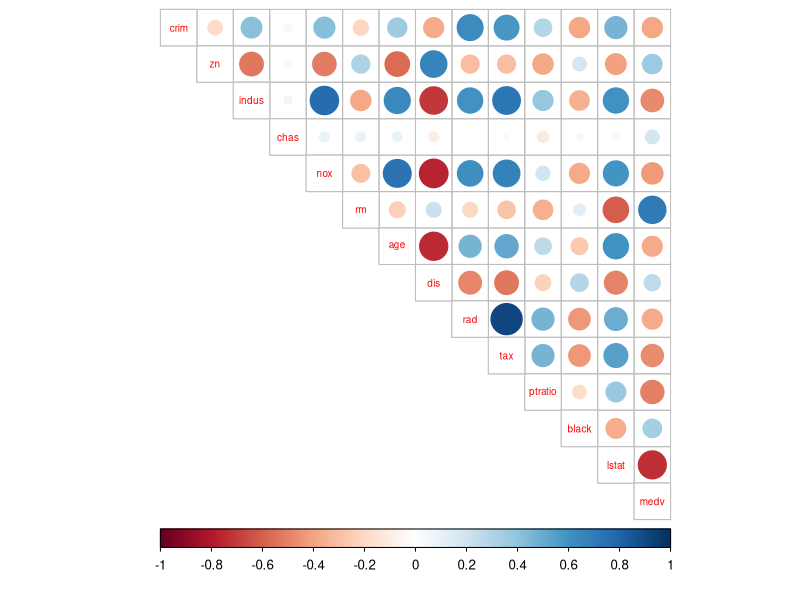
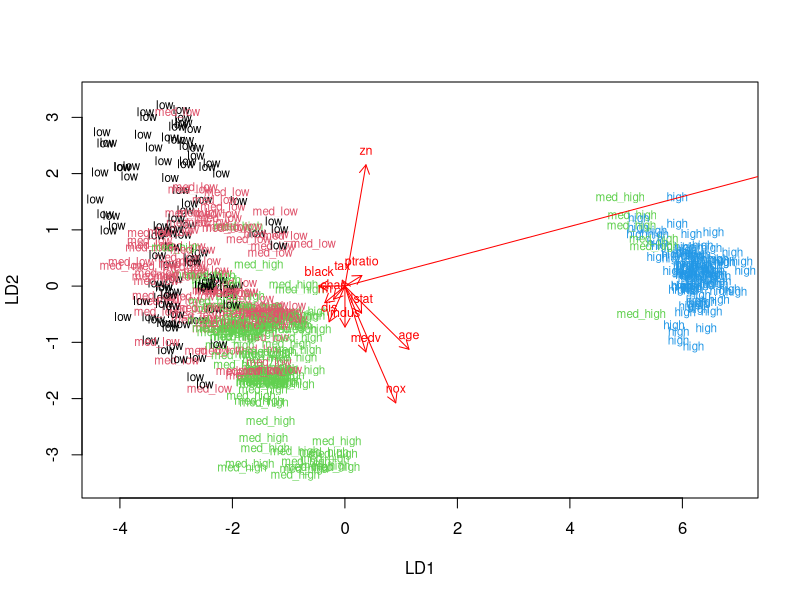
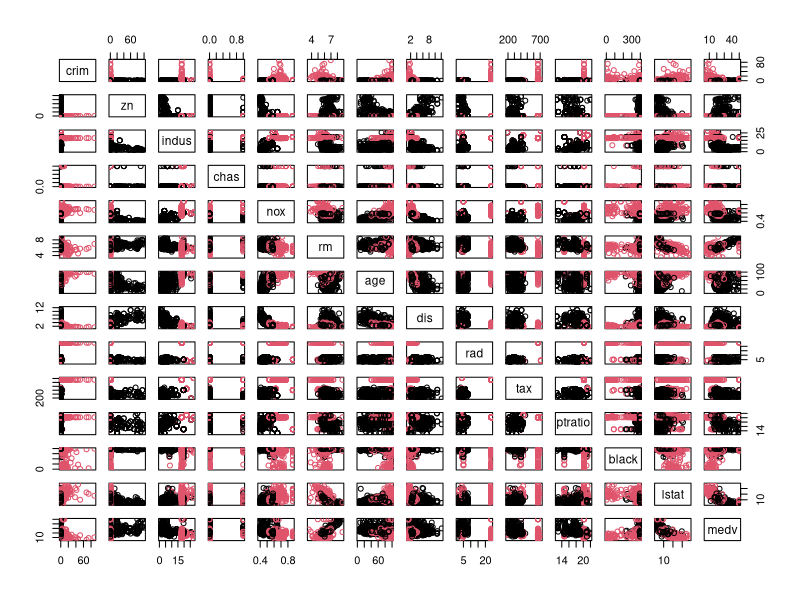
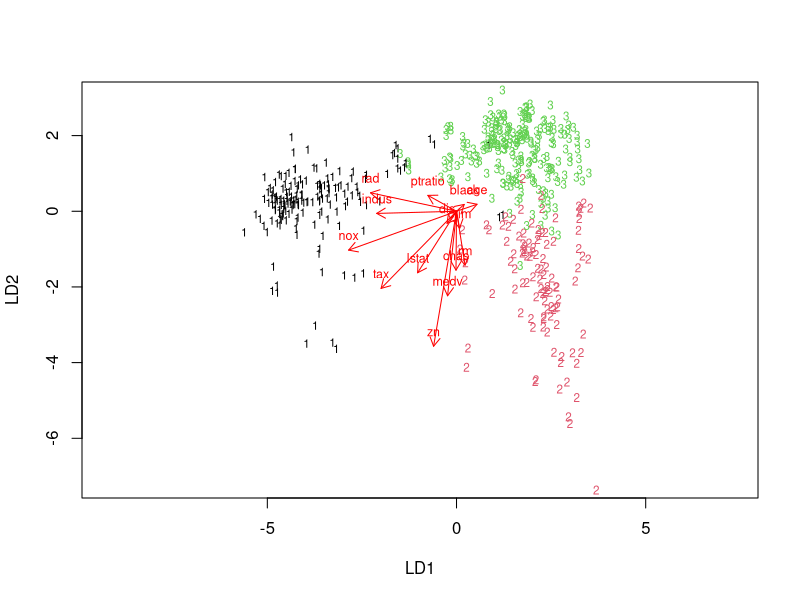

Recreate these plots in R, in order.
## ---- chunk 1
library(MASS)
library(dplyr)
library(ggplot2)
library(GGally)
library(tidyverse)
library(corrplot)
data("Boston")
## ---- chunk 2
cor_matrix<-cor(Boston) 
cor_matrix %>% round( digits=2) %>% corrplot(method="circle", type = "upper", cl.pos = "b", tl.pos = "d", tl.cex = 0.6)

summary(Boston)
## ---- chunk 3
boston_scaled <- scale(Boston)
summary(boston_scaled)
## ---- chunk 4
boston_scaled <- as.data.frame(boston_scaled)
## ---- chunk 5
scaled_crim <- boston_scaled$crim
bins <- quantile(scaled_crim)
crime <- cut(scaled_crim, breaks = bins, include.lowest = TRUE)
crime <- factor(crime, labels = c("low", "med_low", "med_high", "high"))
table(crime)
boston_scaled <- dplyr::select(boston_scaled, -crim)
boston_scaled <- data.frame(boston_scaled, crime)
## ---- chunk 6
n <- 506
ind <- sample(n,  size = n * 0.8)
train <- boston_scaled[ind,]
test <- boston_scaled[-ind,]
## ---- chunk 7
lda.fit <- lda(crime ~ ., data = train)
lda.fit
## ---- chunk 8
lda.arrows <- function(x, myscale = 1, arrow_heads = 0.1, color = "red", tex = 0.75, choices = c(1,2)){
  heads <- coef(x)
  arrows(x0 = 0, y0 = 0, 
         x1 = myscale * heads[,choices[1]], 
         y1 = myscale * heads[,choices[2]], col=color, length = arrow_heads)
  text(myscale * heads[,choices], labels = row.names(heads), 
       cex = tex, col=color, pos=3)
}
classes <- as.numeric(train$crime)

plot(lda.fit, dimen = 2, col = classes, pch = classes)
lda.arrows(lda.fit, myscale = 3)

## ---- chunk 9
correct_classes <- test$crime
test <- dplyr::select(test, -crime)
lda.pred <- predict(lda.fit, newdata = test)
table(correct = correct_classes, predicted = lda.pred$class)
## ---- chunk 10
data("Boston")
## ---- chunk 11
boston <- scale(Boston)
boston <- as.data.frame(boston)
dist_eu <- dist(boston)
summary(dist_eu)
km <-kmeans(dist_eu, centers = 2)
pairs(Boston, col = km$cluster)
## ---- chunk 12
km2 <-kmeans(dist_eu, centers = 3)
lda.fit2 <- lda(km2$cluster ~ ., data = boston)
lda.fit2
lda.arrows <- function(x, myscale = 1, arrow_heads = 0.1, color = "red", tex = 0.75, choices = c(1,2)){
  heads <- coef(x)
  arrows(x0 = 0, y0 = 0, 
         x1 = myscale * heads[,choices[1]], 
         y1 = myscale * heads[,choices[2]], col=color, length = arrow_heads)
  text(myscale * heads[,choices], labels = row.names(heads), 
       cex = tex, col=color, pos=3)
}

classes2 <- as.numeric(km2$cluster)

plot(lda.fit2, dimen = 2, col = classes2, pch = classes2)
lda.arrows(lda.fit2, myscale = 3)

